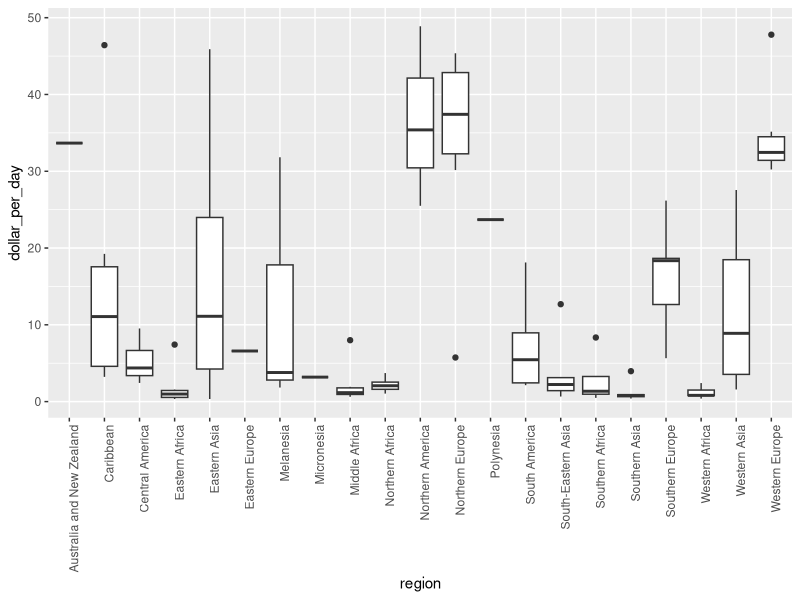
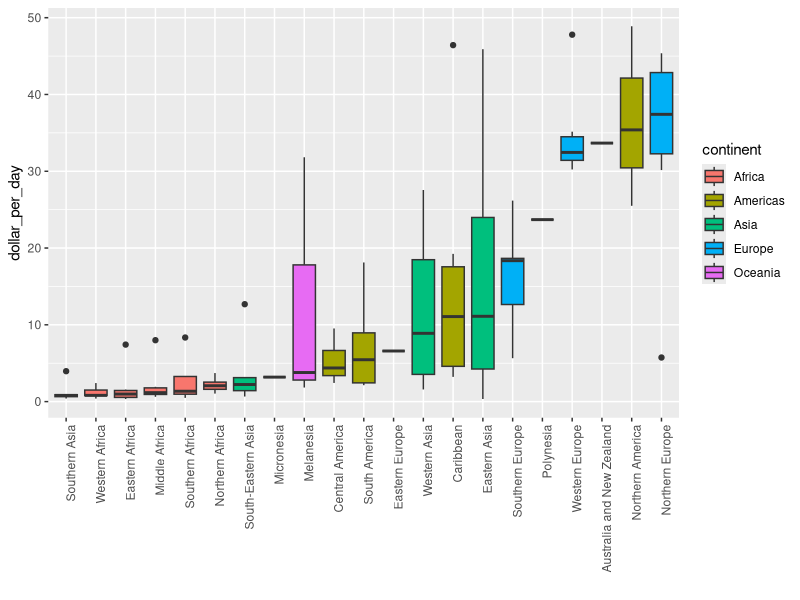
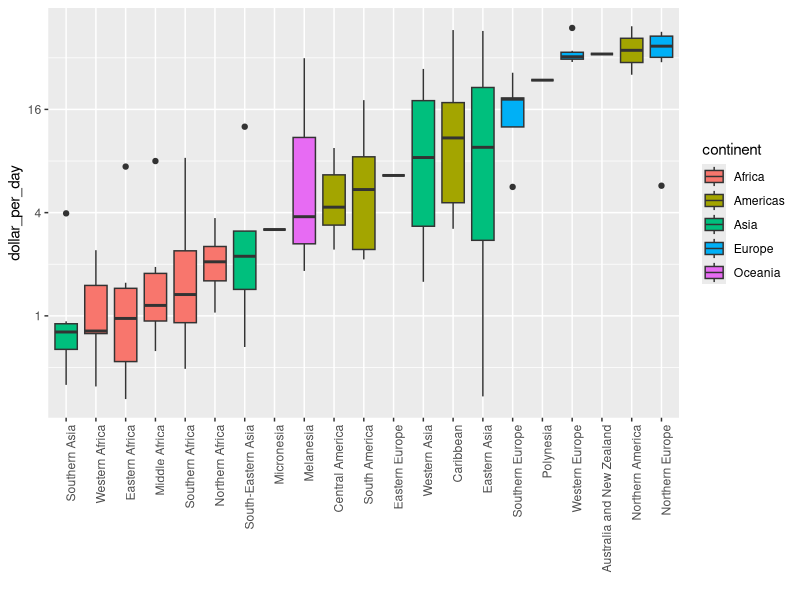
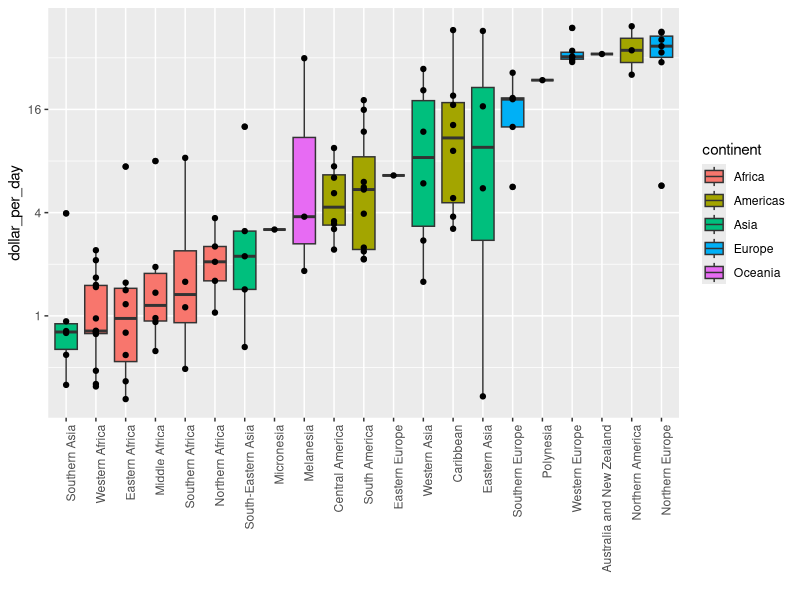
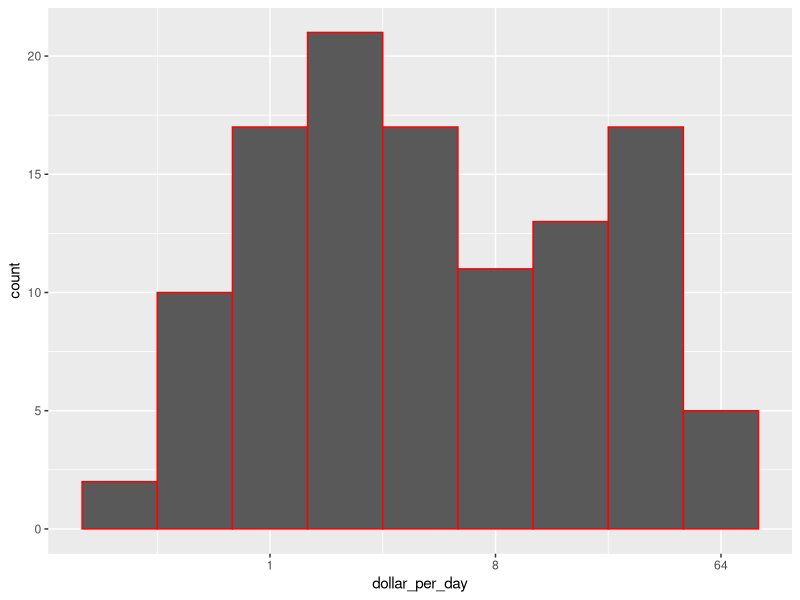
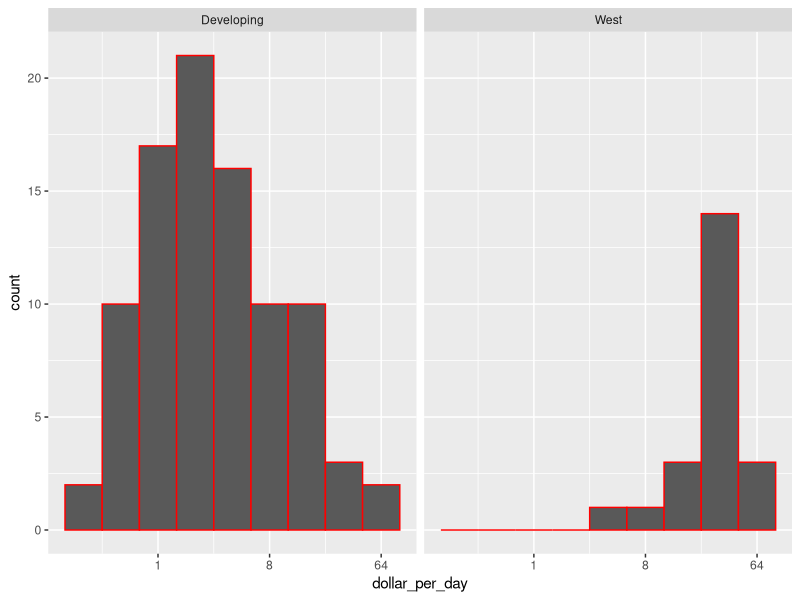
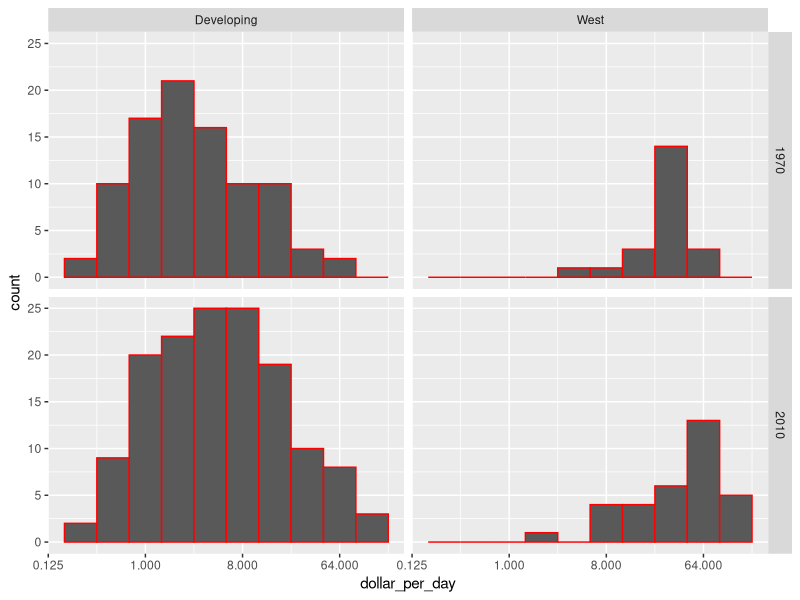
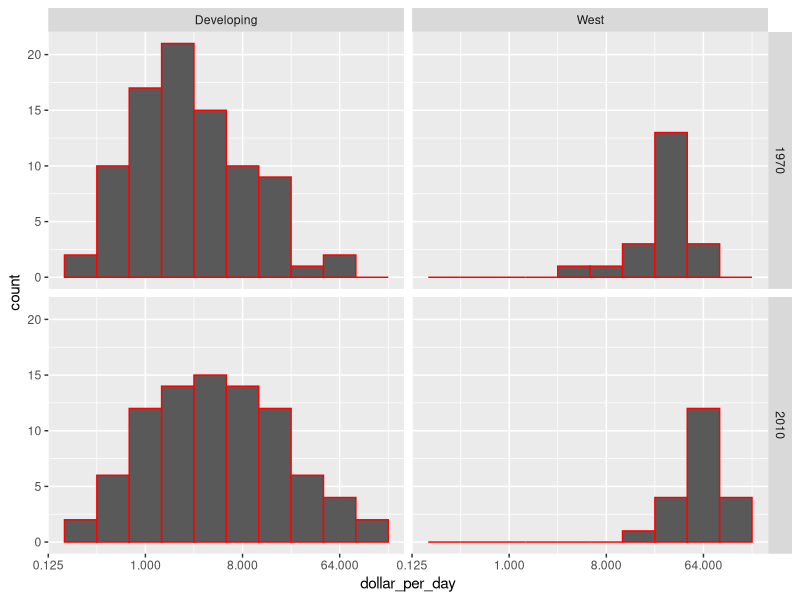

Recreate these plots in R, in order.
## ---- chunk 1
knitr::opts_chunk$set(echo = TRUE, message = FALSE, warning = FALSE)
## ---- chunk 2
library(tidyverse)
library(dslabs)
data("gapminder")

## ---- chunk 3
gapminder <- gapminder %>% 
  mutate(dollar_per_day = gdp/population/365)
p <- gapminder %>% 
   filter(year == 1970 & !is.na(gdp)) %>% 
  ggplot(aes(region, dollar_per_day))+
  geom_boxplot()+
  theme(axis.text.x = element_text(angle = 90, hjust = 1))
p
## ---- chunk 4
p <- gapminder %>% 
    filter(year == 1970 & !is.na(gdp)) %>% 
    mutate(dollar_per_day = gdp/population/365,
         region = reorder(region, dollar_per_day, FUN = median)) %>% 
  ggplot(aes(region, dollar_per_day, fill = continent))+
  geom_boxplot()+
  theme(axis.text.x = element_text(angle = 90, hjust = 1))+
  xlab("")
p
## ---- chunk 5
p+scale_y_continuous(trans = "log2")
## ---- chunk 6
p +
  scale_y_continuous(trans = "log2")+
  geom_point(show.legend = FALSE)

## ---- chunk 7

gapminder %>% 
  filter(year == 1970& !is.na(gdp)) %>% 
  ggplot(aes(dollar_per_day))+
  geom_histogram(binwidth = 1, color = "red")+
  scale_x_continuous(trans = "log2")
  
## ---- chunk 8
west <- c("Western Europe", "Northern Europe", "Southern Europe", "Northern America", "Australia and New Zealand")
gapminder %>% 
  filter(year == 1970& !is.na(gdp)) %>% 
  mutate(group = ifelse(region %in%west, "West", "Developing")) %>% 
  ggplot(aes(dollar_per_day))+
  geom_histogram(binwidth = 1, color = "red")+
  scale_x_continuous(trans = "log2")+
  facet_grid(.~ group)
## ---- chunk 9
past_year = 1970
present_year = 2010

gapminder %>% 
  filter(year %in% c(past_year,present_year) & !is.na(gdp)) %>% 
  mutate(group = ifelse(region %in%west, "West", "Developing")) %>% 
  ggplot(aes(dollar_per_day))+
  geom_histogram(binwidth = 1, color = "red")+
  scale_x_continuous(trans = "log2")+
  facet_grid(year ~ group)
## ---- chunk 10
country_list_1 <- gapminder %>% 
  filter(year == 1970 & !is.na(dollar_per_day)) %>% 
  pull(country)
country_list_2 <- gapminder %>% 
  filter(year == 2010 & !is.na(dollar_per_day)) %>% 
  pull(country)

country_list <- intersect(country_list_1, country_list_2)
## ---- chunk 11
gapminder %>% 
  filter(year %in% c(past_year,present_year) & country %in% country_list) %>% 
  mutate(group = ifelse(region %in%west, "West", "Developing")) %>% 
  ggplot(aes(dollar_per_day))+
  geom_histogram(binwidth = 1, color = "red")+
  scale_x_continuous(trans = "log2")+
  facet_grid(year ~ group)
## ---- chunk 12
gapminder %>% 
  filter(year %in%c(past_year, present_year) & country %in% country_list) %>% 
  mutate(group = ifelse(region %in%west, "West", "Developing")) %>% 
  mutate(region = reorder(region, dollar_per_day, FUN = median)) %>% 
  ggplot(aes(region, dollar_per_day, fill = continent))+
  geom_boxplot()+
  scale_y_continuous(trans = "log2")+
  theme(axis.text.x = element_text(angle = 90, hjust = 1))+
  xlab("")+
  facet_grid(year ~.)
  

## ---- chunk 13

gapminder %>% 
  filter(year %in%c(past_year, present_year) & country %in% country_list) %>% 
  mutate(group = ifelse(region %in%west, "West", "Developing")) %>% 
  mutate(region = reorder(region, dollar_per_day, FUN = median)) %>% 
  ggplot(aes(region, dollar_per_day, fill = factor(year)))+
  geom_boxplot()+
  scale_y_continuous(trans = "log2")+
  theme(axis.text.x = element_text(angle = 90, hjust = 1))+
  xlab("")+
  facet_grid(year ~.)

## ---- chunk 14
p <- gapminder %>% 
  filter(year %in%c(past_year, present_year) & country %in% country_list) %>% 
  mutate(group = ifelse(region %in%west, "West", "Developing")) %>% 
  ggplot(aes(dollar_per_day, y = ..count.., fill = group))+
  geom_density(alpha = 0.2, bw = 0.7)+
  scale_x_continuous(trans = "log2")+
  facet_grid(year ~ .)
  
p
## ---- chunk 15
west <-  c("Western Europe", "Northern Europe", "Southern Europe", "Northern America", "Australia and New Zealand")
gapminder <- gapminder %>% 
  mutate(group = case_when(
    .$region%in% west ~ "West",
    .$region %in% c("Eastern Aisa", "South-Eastern Asia") ~ "East Asia",
    .$region%in% c("Caribbean","Central America", "Sounth America" ) ~ "Latin America",
    .$continent == "Africa"& .$region != "Northern Africa" ~ "Sub-Saharan Africa",
    TRUE ~ "Others"
  ))
## ---- chunk 16
gapminder <- gapminder %>% 
  mutate(group = factor(group, levels = c("Others", "Latin America","East Asia", "Sub-Saharan Africa","West")))


p <- gapminder %>% 
  filter(year %in%c(past_year, present_year) & country %in% country_list) %>% 
  mutate(group = ifelse(region %in%west, "West", "Developing")) %>% 
  ggplot(aes(dollar_per_day, y = ..count.., fill = group))+
  geom_density(alpha = 0.2, bw = 0.75, position = "stack")+
  scale_x_continuous(trans = "log2")+
  facet_grid(year ~ .)
p
## ---- chunk 17
gapminder %>% 
  filter(year %in% c(past_year, present_year) & country %in% country_list) %>% 
  group_by(year) %>% 
  mutate(weight = population/sum(population)) %>% 
  ungroup() %>% 
  ggplot(aes(dollar_per_day, fill = group, weight = weight))+
  scale_x_continuous(trans = "log2")+
  geom_density(alpha = 0.2, bw = 0.75, position = "stack")+
  facet_grid(year ~ .)
  
## ---- chunk 18
gapminder <- gapminder %>%
    mutate(group = case_when(
        .$region %in% west ~ "The West",
        .$region %in% "Northern Africa" ~ "Northern Africa",
        .$region %in% c("Eastern Asia", "South-Eastern Asia") ~ "East Asia",
        .$region == "Southern Asia" ~ "Southern Asia",
        .$region %in% c("Central America", "South America", "Caribbean") ~ "Latin America",
        .$continent == "Africa" & .$region != "Northern Africa" ~ "Sub-Saharan Africa",
        .$region %in% c("Melanesia", "Micronesia", "Polynesia") ~ "Pacific Islands"))

# define a data frame with group average income and average infant survival rate
surv_income <- gapminder %>%
    filter(year %in% present_year & !is.na(gdp) & !is.na(infant_mortality) & !is.na(group)) %>%
    group_by(group) %>%
    summarize(income = sum(gdp)/sum(population)/365,
                        infant_survival_rate = 1 - sum(infant_mortality/1000*population)/sum(population))
surv_income %>% arrange(income)
## ---- chunk 19
surv_income %>% 
  ggplot(aes(income, infant_survival_rate, label = group, color = group))+
  scale_x_continuous(trans = "log2", limits = c(0.25,150))+
  scale_y_continuous(trans = "logit", limits = c(0.875, 0.998),
                     breaks = c(0.85, 0.90,0.95,0.99, 0.995,0.998))+
  geom_label(size = 3, show.legend = FALSE)
  
  
